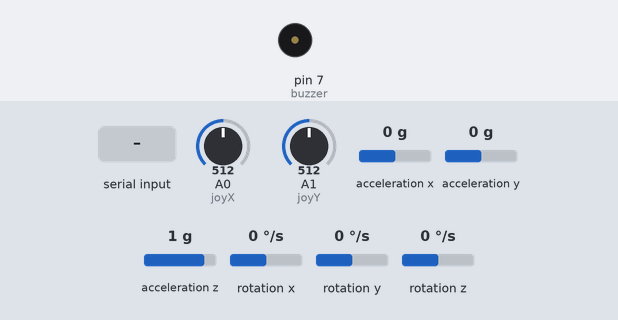
Recording of a sketch running on a simulated Arduino Uno, built with avr-gcc and run on an emulated ATmega328P. On the bench: buzzer (waves = sounding). The test bench sets the inputs (shaded band); at power-on: rotation x 0 °/s, A0 (joyX) = 512, A1 (joyY) = 512, acceleration x 0 g, acceleration y 0 g, acceleration z 1 g, rotation y 0 °/s, rotation z 0 °/s. What the sketch prints to the serial monitor is not drawn.

Above: at 1.2 s.
1.3 s: "b" received over Serial
At 1.7 s:
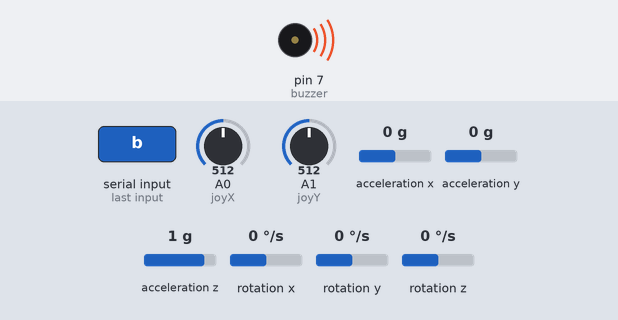
3.3 s: rotation x set to -46 °/s
4.8 s: rotation x set to -55 °/s
Timing chart, 0 to 7.8 s (numbered marks = the images above; inputs shaded):
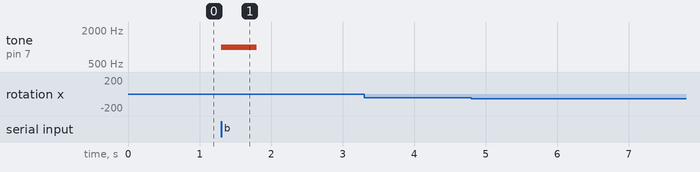

Measured:
- after the input at 1.3 s, tone on pin 7 (buzzer): silent → 1000 Hz at once, → silent 0.50 s later
- after the input at 3.3 s, every drawn part: stays the same
- after the input at 4.8 s, every drawn part: stays the same

The sketch:

main.ino
```cpp
#include <Wire.h>
#include <MPU6050.h>
int normx;
int normy;
MPU6050 mpu;
int buzzer = 7;

#define joyX A0
#define joyY A1
int xValue;
int yValue;
char letter;
char buz;
char currentLetter = 'z';
void setup() {
  Serial.begin(115200);
  mpu.begin(MPU6050_SCALE_2000DPS, MPU6050_RANGE_2G);
  mpu.getScale();
  pinMode(buzzer, OUTPUT);
}

void loop() {
  // put your main code here, to run repeatedly:
  xValue = analogRead(joyX);
  yValue = analogRead(joyY);
  buz = Serial.read();
  //Serial.println(xValue);
  //Serial.println(yValue);
  if(xValue < 100) {
    letter = 'a';
  }
  else if(xValue > 900) {
    letter = 'd';
  }
  else if(yValue < 100) {
    letter = 's';
  }
  else if(yValue > 900) {
    letter = 'w';
  }

  Vector normGyro = mpu.readNormalizeGyro();
  normx = normGyro.XAxis;
  normy = normGyro.YAxis;

  if(normx > 30) {
    letter = 's';
    Serial.println(letter);
    delay(500);
  }
  else if(normx < -50) {
    letter = 'w';
    Serial.println(letter);
    delay(500);
  }
  else if(normy > 100) {
    letter = 'd';
    Serial.println(letter);
    delay(500);
  }
  else if(normy < -50) {
    letter = 'a';
    Serial.println(letter);
    delay(500);
  }
  if(currentLetter != letter) {
    Serial.println(letter);
    currentLetter = letter;
  }
  if(buz == 'b') {
    tone(buzzer, 1000); // Send 1KHz sound signal...
    delay(500);        // ...for 3 sec
    noTone(buzzer);
  }

}
```
